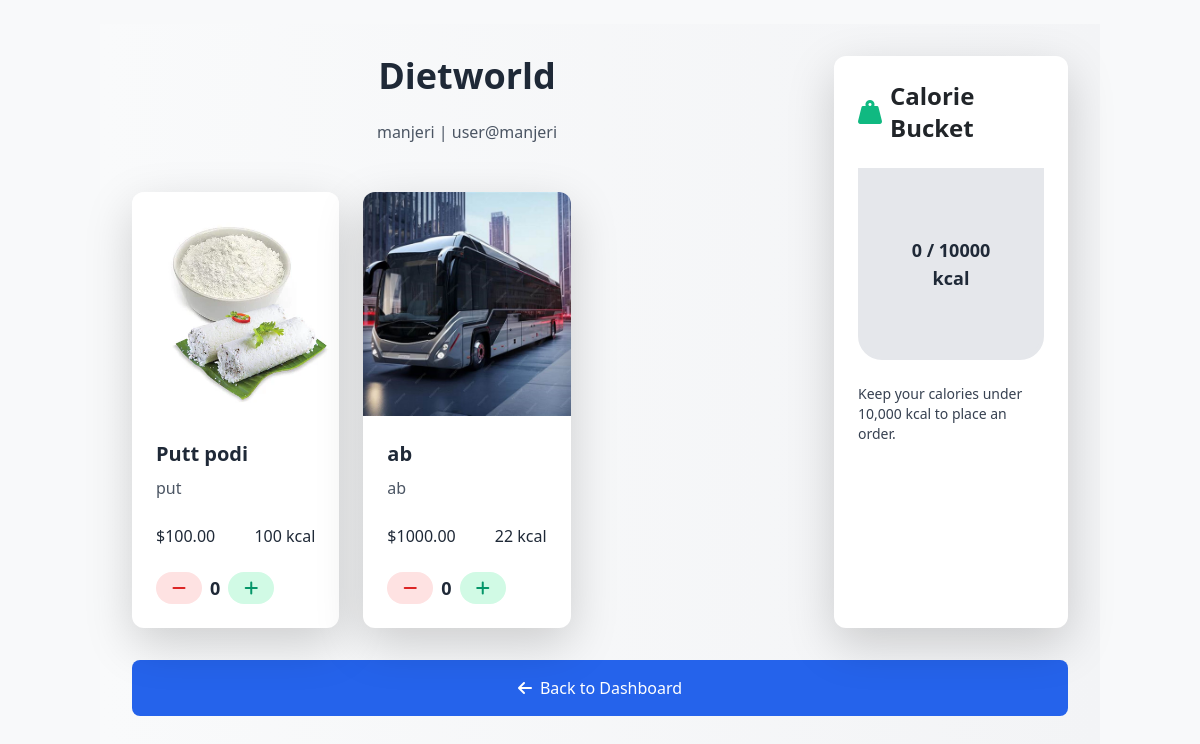
The page /users/shop/1/ (signed in) on the database its author committed.
### shops/models.py (models this page shows, shortened)
class Shop(models.Model):
    shop_owner = models.OneToOneField(User, on_delete=models.CASCADE)
    shop_name = models.CharField(max_length=255)
    profile_photo = models.ImageField(upload_to='shop_profile_photos/', blank=True, null=True)
    phone_number = models.CharField(max_length=15, blank=True, null=True)
    address = models.TextField(blank=True, null=True)
    location = models.CharField(max_length=255)

### products/models.py (models this page shows, shortened)
class Product(models.Model):
    name = models.CharField(max_length=255)
    description = models.TextField()
    price = models.DecimalField(max_digits=10, decimal_places=2)
    image = models.ImageField(upload_to='product_images/', blank=True, null=True)
    calories_per_100g = models.PositiveIntegerField(help_text="Calories per 100g of the product")
    outlet = models.ForeignKey(Shop, on_delete=models.CASCADE, related_name='products')  # Link to the outlet (shop)
    stock = models.PositiveIntegerField(default=0)
    created_at = models.DateTimeField(auto_now_add=True)
    updated_at = models.DateTimeField(auto_now=True)
    category = models.ForeignKey(Category, on_delete=models.SET_NULL, null=True, blank=True)
    species = models.ManyToManyField(Species, blank=True)  # ✅ Allow multiple species

### cart/models.py (models this page shows, shortened)
class Cart(models.Model):
    customer = models.ForeignKey(Customer, on_delete=models.CASCADE)
    outlet = models.ForeignKey(Shop, on_delete=models.CASCADE)
    calorie_limit = models.PositiveIntegerField(default=10000)  # Updated to 10,000 kcal
    created_at = models.DateTimeField(auto_now_add=True)
    @property
    def total_calories(self):
        return sum(item.product.calories_per_100g * item.quantity for item in self.items.all())

### users/views.py (the view)
# urls.py: path('shop/<int:shop_id>/', views.shop_products, name='shop_products'),
@login_required
def shop_products(request, shop_id):
    shop = get_object_or_404(Shop, id=shop_id)
    products = Product.objects.filter(outlet=shop)
    cart, created = Cart.objects.get_or_create(customer=request.user.customer, outlet=shop)
    total_calories = cart.total_calories
    calorie_limit = cart.calorie_limit
    total_calories_percentage = (total_calories / calorie_limit) * 100 if calorie_limit > 0 else 0
    return render(request, 'users/shop_products.html', {
        'shop': shop,
        'products': products,
        'cart': cart,
        'total_calories_percentage': total_calories_percentage,
    })

### users/templates/users/shop_products.html (shortened to what this page needs)
{% extends 'base.html' %}
{% block content %}
<link href="https://cdn.jsdelivr.net/npm/tailwindcss@2.2.19/dist/tailwind.min.css" rel="stylesheet">
<link href="https://cdnjs.cloudflare.com/ajax/libs/font-awesome/6.0.0-beta3/css/all.min.css" rel="stylesheet">
<div class="min-h-screen bg-gradient-to-r from-gray-50 to-gray-100 p-8">
    <div class="max-w-7xl mx-auto flex flex-col md:flex-row gap-8">
        <div class="flex-1">
            <div class="text-center mb-12">
                <h1 class="text-4xl font-bold text-gray-800 mb-4">{{ shop.shop_name }}</h1>
                <p class="text-gray-600">{{ shop.location }} | {{ shop.address }}</p>
            </div>
            <div class="grid grid-cols-1 md:grid-cols-3 gap-6">
                {% for product in products %}
                <div class="product-card bg-white rounded-xl shadow-lg overflow-hidden transform transition-all hover:scale-105">
                    <img src="{{ product.image.url }}" class="w-full h-56 object-cover" alt="{{ product.name }}">
                    <div class="p-6">
                        <h5 class="text-xl font-semibold text-gray-800 mb-2">{{ product.name }}</h5>
                        <p class="text-gray-600 mb-4">{{ product.description }}</p>
                        <div class="flex items-center justify-between mb-4">
                            <p class="text-gray-800 font-medium">${{ product.price }}</p>
                            <p class="text-gray-800 font-medium">{{ product.calories_per_100g }} kcal</p>
                        </div>
                        <div class="quantity-controls flex items-center gap-2">
                            <button class="decrease-btn bg-red-100 text-red-600 px-3 py-1 rounded-full hover:bg-red-200 transition-all" data-product-id="{{ product.id }}">
                                <i class="fas fa-minus"></i>
                            </button>
                            <span class="quantity text-lg font-bold text-gray-800" data-product-id="{{ product.id }}">0</span>
                            <button class="increase-btn bg-green-100 text-green-600 px-3 py-1 rounded-full hover:bg-green-200 transition-all" data-product-id="{{ product.id }}">
                                <i class="fas fa-plus"></i>
                            </button>
                        </div>
                    </div>
                </div>
                {% endfor %}
            </div>
        </div>
        <div class="w-full md:w-1/4 bg-white p-6 rounded-xl shadow-lg">
            <h3 class="text-2xl font-bold mb-4 flex items-center gap-2">
                <i class="fas fa-weight-hanging text-green-500 pulse-animation"></i>
                Calorie Bucket
            </h3>
            <div class="bucket relative w-full h-48 bg-gray-200 rounded-b-lg overflow-hidden rounded-b-3xl border-4 border-gray-200">
                <div class="bucket-text absolute top-1/2 left-1/2 transform -translate-x-1/2 -translate-y-1/2 text-center text-gray-800 font-bold text-lg">
                    <span id="bucket-text">{{ cart.total_calories }} / 10000 kcal</span>
                </div>
            </div>
            <p class="mt-4 text-gray-700 text-sm">Keep your calories under 10,000 kcal to place an order.</p>
        </div>
    </div>
    <div class="mt-8 text-center">
        <a href="{% url 'customer_dashboard' %}" class="inline-block bg-blue-600 text-white px-8 py-3 rounded-lg hover:bg-blue-700 transition-all flex items-center justify-center gap-2">
            <i class="fas fa-arrow-left"></i> Back to Dashboard
        </a>
    </div>
</div>
{% endblock %}

### static/css/styles.css (style rules this page uses)
body { background-color: #f8f9fa; }

### users/templates/users/shop_products.html (style rules this page uses)
.pulse-animation { animation: pulse 1.5s infinite; }
.product-card { transition: transform 0.3s ease, box-shadow 0.3s ease; }

### rows shown on the page
Shop: shop_name "Dietworld", location "manjeri", address "user@manjeri"
Product: image (picture), name "Putt podi", description "put", price "100.00", calories_per_100g "100"
Product: image (picture), name "ab", description "ab", price "1000.00", calories_per_100g "22"
Cart: total_calories "0"
